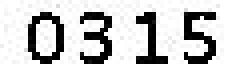
#> input picture simple/vp_tmp1/0.jpg, 60 x 20 px (shown 4 times larger)
$ python -i svm_demo.py   (imports and definitions only)   (Python 2 division)
#> lines starting #> are read from the running program, lines starting #| are printed output that depends on the picture; after the words box and inside, x2 and y2 are one past the last pixel; in counts of white or black regions, pixels touching at a corner belong together
#!/usr/bin/env python
# -*- coding: utf-8 -*-
"""A simple captcha recognition demo by svm"""

import os
import urllib2
import svmlight
from PIL import Image, ImageDraw, ImageEnhance,ImageFilter


headers = {'User-Agent':'Mozilla/5.0 (Windows; U; Windows NT 6.1; en-US; rv:1.9.1.6) Gecko/20091201 Firefox/3.5.6'}


# [39 lines left out: functions get_batch_pic, binaryzation, not called in this run]

def get_point(im):
    '''
    获取垂直投影图
    '''
    x,y = im.size

    Lim = im.convert('L')
    threshold = 80
    table = []
    for i in range(256):
        if i > threshold:
            table.append(0)
        else:
            table.append(1)

    # convert to binary image by the table
    bim = Lim.point(table, '1')
    bdata=bim.load()

    vertical_projection = {}
    for b in range(x):
        vertical_projection[b] = 0

    for a in range(y):
        for b in range(x):
            #print bdata[b,a],
            if bdata[b,a] == 1:
                vertical_projection[b] += 1
        #print

    '''
    y = 0
    for x in vertical_projection:
        #print x, vertical_projection[x]
        if y < vertical_projection[x]: y = vertical_projection[x]

    #print "[vertical projection]", len(vertical_projection), y
    for a in range(y, 0, -1):
        for x in vertical_projection:
            #print x, vertical_projection[x],a
            if vertical_projection[x]>a:
                print 1,
            else:
                print " ",

        print
    #'''

    return vertical_projection

def locate_troughs(vertical_projection, num=4):
    '''
    根据垂直投影图，确定切割的8个波谷值
    '''
    c = 0
    up_trough_list = []
    down_trough_list = []
    vp_length = len(vertical_projection)
    for x in range(vp_length-1):
        if vertical_projection[x]<vertical_projection[x+1]:
            if x==0:
                up_trough_list.append(x)
            else:
                if vertical_projection[x]<=vertical_projection[x-1]:
                    up_trough_list.append(x)

    for x in range(1, vp_length-1):
        if vertical_projection[x]<vertical_projection[x-1] and vertical_projection[x]<=vertical_projection[x+1]:
            down_trough_list.append(x)

    #print len(up_trough_list),up_trough_list
    #print len(down_trough_list),down_trough_list

    tmp_list = up_trough_list + down_trough_list
    # 需要的波谷，过滤条件：波谷值为0
    my_trough_list = []

    for x in tmp_list:
        #print vertical_projection[x]
        if 0 == vertical_projection[x]:
            my_trough_list.append(x)

    my_trough_list.sort()
    #print len(my_trough_list),my_trough_list
    if len(my_trough_list) != 8:
        print "[notice]troughs info:", len(my_trough_list),my_trough_list,vertical_projection

    return my_trough_list

def get_auto_division(filename):
    '''
    使用垂直投影法切割字符
    '''
    font=[]
    img = Image.open( filename )
    #img = img.convert("1")
    width,height=img.size

    vp = get_point(img)
    troughs = locate_troughs(vp)

    for i in range(0, 8, 2):
        start_x, end_x = troughs[i], troughs[i+1]
        #print start_x, end_x
        y = 0
        #if img.mode != "RGB": img = img.convert("RGB")

        big = img.crop((start_x, y, end_x, y+height))
        big = big.resize((60, 100), Image.NEAREST)

        font.append( big )

    #print "font:", font
    return font

# [13 lines left out: function auto_division, not called in this run]


def binary(im):
    '''
    图片转化为二进制的点
    PS:这里要注意背景，背景用0表示，验证码字符用1表示
    '''

    x, y = im.size

    #'''
    Lim = im.convert('L')
    threshold = 80
    table = []
    for i in range(256):
        if i > threshold:
            table.append(0)
        else:
            table.append(1)

    #print table
    #'''
    # convert to binary image by the table
    bim = Lim.point(table, '1')
    bdata = bim.load()
    out = ""
    for a in range(y):
        for b in range(x):
            out = out + str(bdata[b,a])
    #    out = out + '\n'
    #print out
    return out

# [57 lines left out: functions totrain, trainall, not called in this run]

def chformat(x):
    f = []
    d = []
    c = 1
    for b in x:
        d.append((c, int(b)))
        c = c + 1
    e = (1, d)
    f.append(e)
    return f

def rec_char(div_img):
    '''
    切割后的单个字符识别
    '''
    result = ""
    test = binary(div_img)
    test = chformat(test)
    for i in range(10):
        model = svmlight.read_model("model/"+str(i))
        prediction = svmlight.classify(model, test)
        #print prediction
        if prediction[0] >0:
            result = str(i)
            #print prediction[0]

    return result

def rec_pic(filename):
    '''
    验证码图片识别
    '''
    result = ""
    for div_img in get_auto_division(filename):
#> in get_auto_division, img is the input picture: PIL image 60x20 RGB; min 0, max 255, mean 208.6
#> in get_point, `bim = Lim.point(table, '1')`:
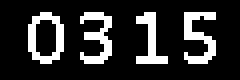
#> bim: PIL image 60x20 1 (shown 4 times larger); 17.6% white in thin lines or dots, all inside (x1, y1, x2, y2) = (7, 3, 54, 16)
#> in get_auto_division, `vp = get_point(img)`: vp = 60 items
#> in locate_troughs, `vp_length = len(vertical_projection)`: vp_length = 60
#> after the loop in locate_troughs, `for x in range(vp_length-1):`: up_trough_list = [6, 13, 19, 24, 33, 35, 45, 50]
#> after the loop in locate_troughs, `for x in range(1, vp_length-1):`: down_trough_list = [9, 16, 28, 39, 42, 48, 50, 54]
#> in locate_troughs, `tmp_list = up_trough_list + down_trough_list`: tmp_list = [6, 13, 19, 24, 33, 35, 45, 50, 9, 16, 28, 39, 42, 48, 50, 54]
#> the loop in locate_troughs, `for x in tmp_list:` made 16 passes
#> x on passes 1, 2, 3, 4, 5, 6, 7, 8, 10, 11, 12, 13: 6, 13, 19, 24, 33, 35, 45, 50, 16, 28, 39, 42
#> after the loop in locate_troughs, `for x in tmp_list:`: my_trough_list = [6, 19, 33, 45, 16, 28, 42, 54]
#> in get_auto_division, `troughs = locate_troughs(vp)`: troughs = [6, 16, 19, 28, 33, 42, 45, 54]
#> the loop in get_auto_division, `for i in range(0, 8, 2):` made 4 passes
#> (start_x, end_x) on passes 1 to 4: (6, 16), (19, 28), (33, 42), (45, 54)
#> pass 1, in get_auto_division, `big = big.resize((60, 100), Image.NEAREST)`:
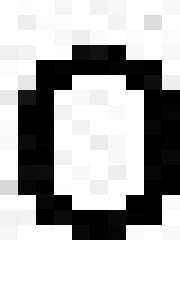
#> big: PIL image 60x100 RGB (shown 3 times larger); min 0, max 255, mean 182
#> pass 2, in get_auto_division, `big = big.resize((60, 100), Image.NEAREST)`:
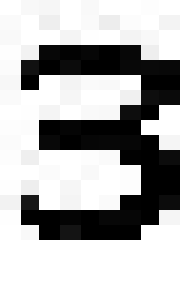
#> big: PIL image 60x100 RGB (shown 3 times larger); min 0, max 255, mean 178.1
#> pass 3, in get_auto_division, `big = big.resize((60, 100), Image.NEAREST)`:
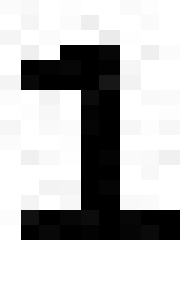
#> big: PIL image 60x100 RGB (shown 3 times larger); min 0, max 255, mean 191
#> after the loop in get_auto_division, `for i in range(0, 8, 2):`: font = 4 items
        result = result + rec_char(div_img)
#> in rec_char, `result = ""`: result = ''
#> in binary, `bim = Lim.point(table, '1')`:
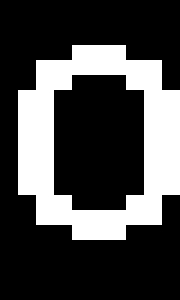
#> bim: PIL image 60x100 1 (shown 3 times larger); 28% white; 1 white region, box (x1, y1, x2, y2) and area: (6, 15, 60, 80) 1680
#> in rec_char, `test = chformat(test)`: test = 1 item

    return result


# [83 lines left out: functions svm_rec, print_xy, vp_demo, check_svm, not called in this run]


# [14 lines not run here, left out]

#> (the run stopped early here; a loop or call above may not have finished)
